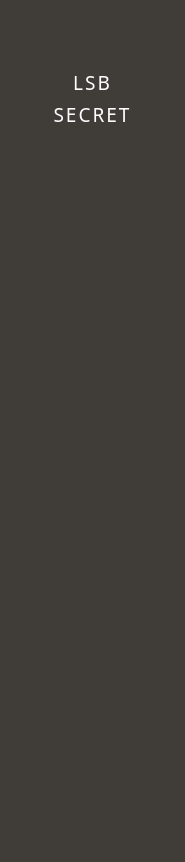
     <widget class="QFrame" name="frame_2">
      <property name="enabled">
       <bool>true</bool>
      </property>
      <property name="maximumSize">
       <size>
        <width>100</width>
        <height>16777215</height>
       </size>
      </property>
      <property name="baseSize">
       <size>
        <width>0</width>
        <height>0</height>
       </size>
      </property>
      <property name="styleSheet">
       <string notr="true">background-color: rgb(64, 61, 57);
width: 185;
left: -25px;
border-top-right-radius: 50px;
border-bottom-right-radius: 50px;
</string>
      </property>
      <property name="frameShape">
       <enum>QFrame::NoFrame</enum>
      </property>
      <property name="frameShadow">
       <enum>QFrame::Plain</enum>
      </property>
      <layout class="QVBoxLayout" name="verticalLayout_4">
       <property name="spacing">
        <number>0</number>
       </property>
       <property name="leftMargin">
        <number>0</number>
       </property>
       <property name="topMargin">
        <number>35</number>
       </property>
       <property name="rightMargin">
        <number>0</number>
       </property>
       <property name="bottomMargin">
        <number>0</number>
       </property>
       <item>
        <spacer name="verticalSpacer_3">
         <property name="orientation">
          <enum>Qt::Vertical</enum>
         </property>
         <property name="sizeType">
          <enum>QSizePolicy::Fixed</enum>
         </property>
         <property name="sizeHint" stdset="0">
          <size>
           <width>20</width>
           <height>5</height>
          </size>
         </property>
        </spacer>
       </item>
       <item>
        <layout class="QVBoxLayout" name="verticalLayout">
         <property name="spacing">
          <number>15</number>
         </property>
         <item>
          <widget class="QPushButton" name="pushButton_5">
           <property name="sizePolicy">
            <sizepolicy hsizetype="Minimum" vsizetype="Minimum">
             <horstretch>0</horstretch>
             <verstretch>0</verstretch>
            </sizepolicy>
           </property>
           <property name="text">
            <string/>
           </property>
           <property name="icon">
            <iconset resource="../resources/resource.qrc">
             <normaloff>:/img/logo.png</normaloff>:/img/logo.png</iconset>
           </property>
           <property name="iconSize">
            <size>
             <width>60</width>
             <height>60</height>
            </size>
           </property>
           <property name="flat">
            <bool>false</bool>
           </property>
          </widget>
         </item>
         <item>
          <layout class="QVBoxLayout" name="verticalLayout_5">
           <property name="spacing">
            <number>5</number>
           </property>
           <item>
            <widget class="QLabel" name="label_2">
             <property name="font">
              <font>
               <family>Kdam Thmor Pro</family>
               <pointsize>14</pointsize>
              </font>
             </property>
             <property name="styleSheet">
              <string notr="true">top: 135px;
left: 43px;
font-family: Kdam Thmor Pro;
line-height: 100%;
letter-spacing: 2px;
text-align: center;
color: #FFFFFF;

</string>
             </property>
             <property name="text">
              <string>LSB</string>
             </property>
             <property name="alignment">
              <set>Qt::AlignCenter</set>
             </property>
            </widget>
           </item>
           <item>
            <widget class="QLabel" name="label_3">
             <property name="font">
              <font>
               <family>Kdam Thmor Pro</family>
               <pointsize>14</pointsize>
              </font>
             </property>
             <property name="styleSheet">
              <string notr="true">top: 135px;
left: 43px;
font-family: Kdam Thmor Pro;
line-height: 100%;
letter-spacing: 2px;
text-align: center;
color: #FFFFFF;
</string>
             </property>
             <property name="text">
              <string>SECRET</string>
             </property>
             <property name="alignment">
              <set>Qt::AlignCenter</set>
             </property>
            </widget>
           </item>
          </layout>
         </item>
        </layout>
       </item>
       <item>
        <spacer name="verticalSpacer">
         <property name="orientation">
          <enum>Qt::Vertical</enum>
         </property>
         <property name="sizeType">
          <enum>QSizePolicy::Maximum</enum>
         </property>
         <property name="sizeHint" stdset="0">
          <size>
           <width>20</width>
           <height>86</height>
          </size>
         </property>
        </spacer>
       </item>
       <item alignment="Qt::AlignHCenter|Qt::AlignVCenter">
        <widget class="QPushButton" name="pushButton_2">
         <property name="minimumSize">
          <size>
           <width>70</width>
           <height>70</height>
          </size>
         </property>
         <property name="maximumSize">
          <size>
           <width>70</width>
           <height>70</height>
          </size>
         </property>
         <property name="focusPolicy">
          <enum>Qt::StrongFocus</enum>
         </property>
         <property name="autoFillBackground">
          <bool>false</bool>
         </property>
         <property name="styleSheet">
          <string notr="true">QPushButton:hover
{
	background-color: rgb(91, 87, 81);
	border-radius:10px;
}

QPushButton:checked
{  
	border-radius:10px;
	background-color: rgba(235, 94, 40, 1);
}
</string>
         </property>
         <property name="text">
          <string/>
         </property>
         <property name="icon">
          <iconset resource="../resources/resource.qrc">
           <normaloff>:/img/home.png</normaloff>:/img/home.png</iconset>
         </property>
         <property name="iconSize">
          <size>
           <width>40</width>
           <height>40</height>
          </size>
         </property>
         <property name="checkable">
          <bool>true</bool>
         </property>
         <property name="checked">
          <bool>false</bool>
         </property>
         <property name="autoExclusive">
          <bool>true</bool>
         </property>
        </widget>
       </item>
       <item>
        <spacer name="verticalSpacer_4">
         <property name="orientation">
          <enum>Qt::Vertical</enum>
         </property>
         <property name="sizeType">
          <enum>QSizePolicy::Preferred</enum>
         </property>
         <property name="sizeHint" stdset="0">
          <size>
           <width>20</width>
           <height>40</height>
          </size>
         </property>
        </spacer>
       </item>
       <item alignment="Qt::AlignHCenter">
        <widget class="QPushButton" name="pushButton">
         <property name="minimumSize">
          <size>
           <width>70</width>
           <height>70</height>
          </size>
         </property>
         <property name="maximumSize">
          <size>
           <width>70</width>
           <height>70</height>
          </size>
         </property>
         <property name="styleSheet">
          <string notr="true">QPushButton:hover
{
	background-color: rgb(91, 87, 81);
	border-radius:10px;
}

QPushButton:checked
{  
	border-radius:10px;
	background-color: rgba(235, 94, 40, 1);
}
</string>
         </property>
         <property name="text">
          <string/>
         </property>
         <property name="icon">
          <iconset resource="../resources/resource.qrc">
           <normaloff>:/img/encoder.png</normaloff>:/img/encoder.png</iconset>
         </property>
         <property name="iconSize">
          <size>
           <width>40</width>
           <height>40</height>
          </size>
         </property>
         <property name="checkable">
          <bool>true</bool>
         </property>
         <property name="autoExclusive">
          <bool>true</bool>
         </property>
        </widget>
       </item>
       <item>
        <spacer name="verticalSpacer_5">
         <property name="orientation">
          <enum>Qt::Vertical</enum>
         </property>
         <property name="sizeType">
          <enum>QSizePolicy::Expanding</enum>
         </property>
         <property name="sizeHint" stdset="0">
          <size>
           <width>20</width>
           <height>40</height>
          </size>
         </property>
        </spacer>
       </item>
       <item alignment="Qt::AlignHCenter">
        <widget class="QPushButton" name="pushButton_3">
         <property name="minimumSize">
          <size>
           <width>70</width>
           <height>70</height>
          </size>
         </property>
         <property name="maximumSize">
          <size>
           <width>70</width>
           <height>70</height>
          </size>
         </property>
         <property name="styleSheet">
          <string notr="true">QPushButton:hover
{
	background-color: rgb(91, 87, 81);
	border-radius:10px;
}

QPushButton:checked
{  
	border-radius:10px;
	background-color: rgba(235, 94, 40, 1);
}
</string>
         </property>
         <property name="text">
          <string/>
         </property>
         <property name="icon">
          <iconset resource="../resources/resource.qrc">
           <normaloff>:/img/decoder.png</normaloff>:/img/decoder.png</iconset>
         </property>
         <property name="iconSize">
          <size>
           <width>40</width>
           <height>40</height>
          </size>
         </property>
         <property name="checkable">
          <bool>true</bool>
         </property>
         <property name="autoExclusive">
          <bool>true</bool>
         </property>
        </widget>
       </item>
       <item>
        <spacer name="verticalSpacer_6">
         <property name="orientation">
          <enum>Qt::Vertical</enum>
         </property>
         <property name="sizeType">
          <enum>QSizePolicy::Expanding</enum>
         </property>
         <property name="sizeHint" stdset="0">
          <size>
           <width>20</width>
           <height>40</height>
          </size>
         </property>
        </spacer>
       </item>
       <item alignment="Qt::AlignHCenter">
        <widget class="QPushButton" name="pushButton_4">
         <property name="minimumSize">
          <size>
           <width>70</width>
           <height>70</height>
          </size>
         </property>
         <property name="maximumSize">
          <size>
           <width>70</width>
           <height>70</height>
          </size>
         </property>
         <property name="styleSheet">
          <string notr="true">QPushButton:hover
{
	background-color: rgb(91, 87, 81);
	border-radius:10px;
}

QPushButton:checked
{  
	border-radius:10px;
	background-color: rgba(235, 94, 40, 1);
}
</string>
         </property>
         <property name="text">
          <string/>
         </property>
         <property name="icon">
          <iconset resource="../resources/resource.qrc">
           <normaloff>:/img/saves.png</normaloff>:/img/saves.png</iconset>
         </property>
         <property name="iconSize">
          <size>
           <width>40</width>
           <height>40</height>
          </size>
         </property>
         <property name="checkable">
          <bool>true</bool>
         </property>
         <property name="autoExclusive">
          <bool>true</bool>
         </property>
        </widget>
       </item>
       <item>
        <spacer name="verticalSpacer_7">
         <property name="orientation">
          <enum>Qt::Vertical</enum>
         </property>
         <property name="sizeType">
          <enum>QSizePolicy::Minimum</enum>
         </property>
         <property name="sizeHint" stdset="0">
          <size>
           <width>20</width>
           <height>141</height>
          </size>
         </property>
        </spacer>
       </item>
       <item>
        <widget class="QPushButton" name="LogoutButton">
         <property name="font">
          <font>
           <pointsize>12</pointsize>
           <bold>true</bold>
          </font>
         </property>
         <property name="styleSheet">
          <string notr="true">
QPushButton:hover
{
	icon:url(:/img/Quit_Colorfull.png);
}
</string>
         </property>
         <property name="text">
          <string/>
         </property>
         <property name="icon">
          <iconset resource="../resources/resource.qrc">
           <normaloff>:/img/quit.png</normaloff>:/img/quit.png</iconset>
         </property>
         <property name="iconSize">
          <size>
           <width>40</width>
           <height>40</height>
          </size>
         </property>
        </widget>
       </item>
       <item>
        <spacer name="verticalSpacer_2">
         <property name="orientation">
          <enum>Qt::Vertical</enum>
         </property>
         <property name="sizeType">
          <enum>QSizePolicy::Maximum</enum>
         </property>
         <property name="sizeHint" stdset="0">
          <size>
           <width>20</width>
           <height>88</height>
          </size>
         </property>
        </spacer>
       </item>
      </layout>
     </widget>
